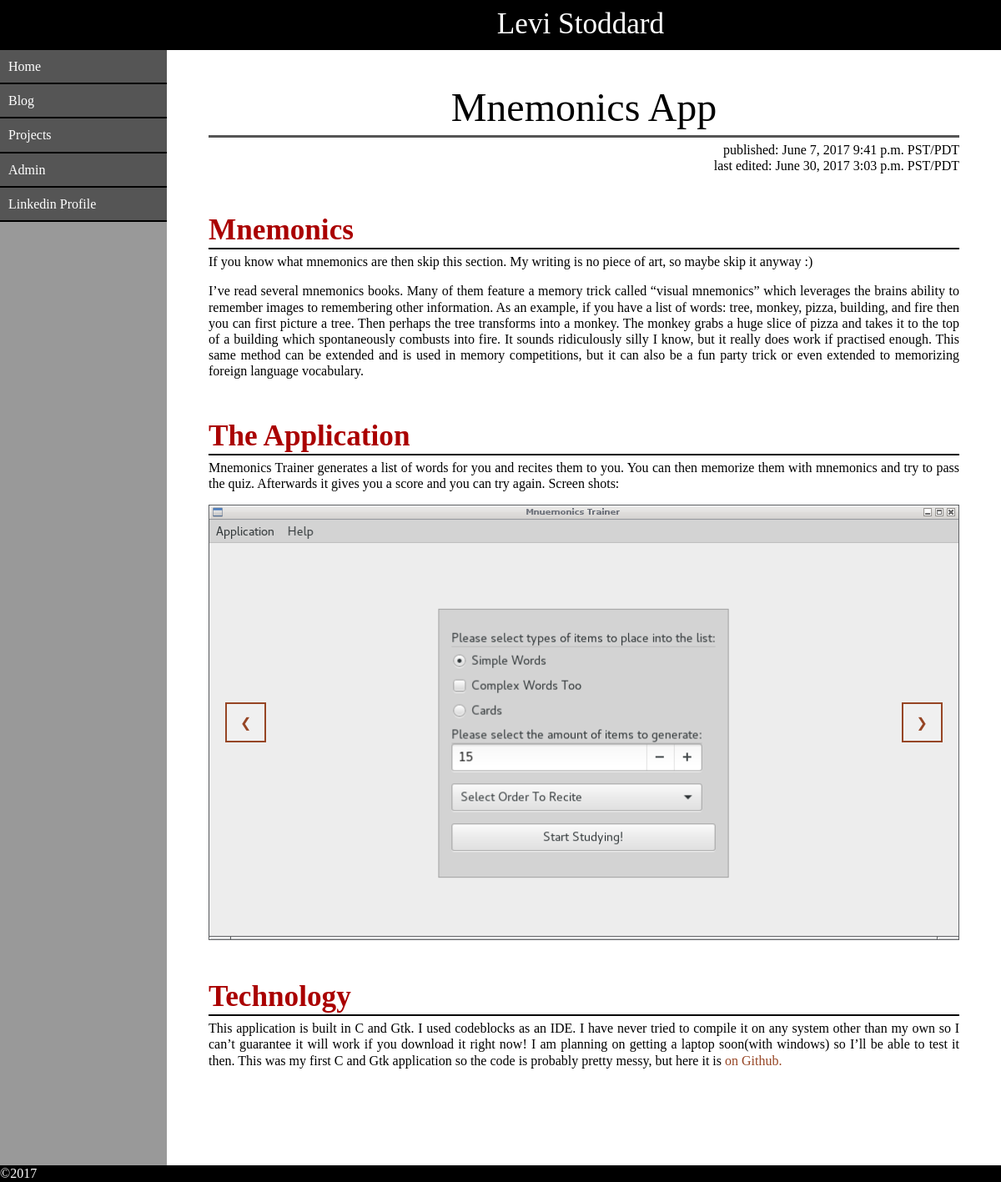
Page /blog/d2a9801be58c49d2a9f89309e39152d0 on the committed database.
### app/models.py (models this page shows, shortened)
class BlogPage(models.Model):
    publication_date = models.DateField(auto_now_add=True)
    publication_time = models.TimeField(auto_now_add=True)
    edit_date = models.DateField(auto_now=True)
    edit_time = models.TimeField(auto_now=True)
    title = models.CharField(max_length=200)
    summary = models.CharField(max_length=500)
    content = models.TextField(max_length=50)
    tag = models.CharField(max_length=15) # something like Project or Blog
    imageFile = models.CharField(max_length=50, default='Teleporter.png')
    published = models.BooleanField(default=False)
    id = models.UUIDField(primary_key=True, default=uuid.uuid4, editable=False)
    @property
    def edited(self):
        return abs((datetime.datetime.combine(self.publication_date, self.publication_time) - datetime.datetime.combine(self.edit_date, self.edit_time)).total_seconds()) > 1

### app/views.py (the view)
# urls.py: url(r'^blog/(?P<page_id>[\S]+)$', blog, name='blog'),
def blog(request, page_id):
    page = get_object_or_404(BlogPage, pk=page_id)
    template = Template(blog_template + page.content + blog_template_ending)
    context = RequestContext(request, {'blogPage': page,
        'loggedin' : request.user.is_authenticated})
    return HttpResponse(template.render(context))

### app/templates/app/main.html (shortened to what this page needs)
{% load static %}
<!DOCTYPE html>
<html>
    <head>
        <link rel="stylesheet" type="text/css" href="{% static 'app/content/reset.css' %}">
        <link rel="stylesheet" type="text/css" href="{% static 'app/content/style.css' %}">
        <link rel="stylesheet" type="text/css" href="{% static 'app/content/highlight.css' %}">
    </head>
    <body>
        <div class = "page">
            <div id = "grey-area"></div>
            <div class = "websiteHeader">
                <p class = "websiteTitle">Levi Stoddard</p>
            </div>
            <div class = "sideAndPageHolder">
                <ul class = "navigationbar">
                    <li><a href="{% url 'main' 'home.html' %}">Home</a></li>
                    <li><a href="{% url 'main' 'index/Blog' %}">Blog</a></li>
                    <li><a href="{% url 'main' 'index/Project' %}">Projects</a></li>
                    <li><a href="{% url 'main' 'admin/' %}">Admin</a></li>
                    <li><a href="https://www.linkedin.com/in/levistoddard/">Linkedin Profile</a></li>
                </ul>
                <div class = "content">
                    <div class = "centered-content">
                        {% block content %}{% endblock %}
                    </div>
                </div>
            </div>
            <div class="footer"> <p style="color: #FFF; margin: 0;">&copy;2017</p>
            </div>
        </div>
    </body>
</html>

### app/static/app/content/style.css (style rules this page uses)
.page { position:relative; width: 100%; min-height: 100%; }
.sideAndPageHolder { padding-bottom: 100px; width: 100%; }
.websiteTitle { margin: auto; font-size: 2.2em; padding: 8px; color: #FFF; text-align: center; padding-left: 200px; font-family: "Impact", Times, serif; }
.websiteHeader { width: 100%; background-color: #000; height: 60px; }
.navigationbar { position:absolute; list-style-type: none; width: 200px; top: 60px; }
.navigationbar li:before { content:""; }
.navigationbar li a { display: block; text-decoration: none; padding: 10px; background-color: #555; color: #FFF; border-bottom: 2px; border-style: solid; border-color: #000; }
#grey-area { position:fixed; height: 100%; z-index: -1; width: 200px; background-color: #999; }
.page-title { font-size: 3em; color: #000; padding-bottom: 4px; margin-top: 40px; margin-bottom: 5px; border-width: 3px; border-color: #555; border-bottom-style: solid; text-align: center; }
.content { margin-left: 200px; padding-bottom:20px; }
.centered-content { text-align: justify; padding-left: 20%; padding-right: 20%; }
.footer { position: absolute; bottom: 0; left: 0; right: 0; height:20px; background-color: #000; }
h1 { color: #A00; font-weight: bold; font-size: 2.2em; margin-top: 50px; margin-bottom: 5px; border-width: 2px; border-color: #000; border-bottom-style: solid; padding-bottom: 4px; overflow-x: auto; }
@media (max-device-width: 1300px), (max-width: 1300px) { .centered-content { padding-left: 5%; padding-right: 5%; } }
.slideshow { background: #AAA; position: relative; }
.slideshow :not(button) { margin:auto; }
.leftButton { position: absolute; left: 20px; top: 50%; margin-top: -1.5em; padding: 0px 16px; }
.rightButton { position: absolute; right: 20px; top: 50%; margin-top: -1.5em; padding: 0px 16px; }

### rows in the picture
BlogPage: title+publication_date+publication_time "Mnemonics App published: June 7, 2017 9:41 p.m. PST/PDT last edited: June 30, 2017 3:03 p.m. PST/PDT Mnemonics If you know what mnemonics are then skip this section. My writing is no piece of art, so maybe skip it anyway :) I’ve read several mnemonics books. Many of them feature a memory trick called “visual mnemonics” which leverages the brains ability to remember images to remembering other information. As an example, if you have a list of words: tree, monkey, pizza, building, and fire then you can first picture a tree. Then perhaps the tree transforms into a monkey. The monkey grabs a huge slice of pizza and takes it to the top of a building which spontaneously combusts into fire. It…", title+publication_date+publication_time (picture)
